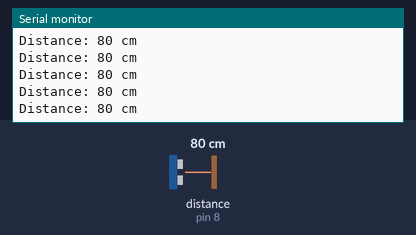
A sketch run on a simulated Arduino Uno, built with avr-gcc and run on an emulated ATmega328P. Parts: the last lines printed to the serial monitor. The test bench sets the inputs (shaded band); at power-on: distance to the obstacle (sensor on pin 8) 80 cm. The echo pulse lasts 58.3 µs per cm.

Above: at 1.2 s.
1.3 s: distance to the obstacle (sensor on pin 8) set to 2 cm
At 1.38 s:
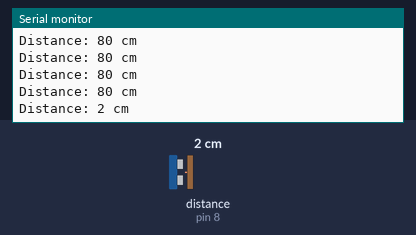
4.3 s: distance to the obstacle (sensor on pin 8) set to 4 cm
At 4.3 s:
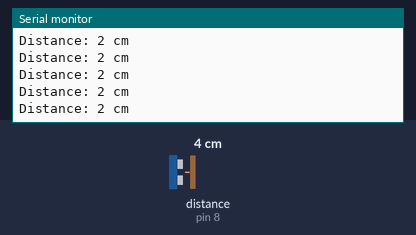
5.8 s: distance to the obstacle (sensor on pin 8) set to 299 cm
At 5.83 s:
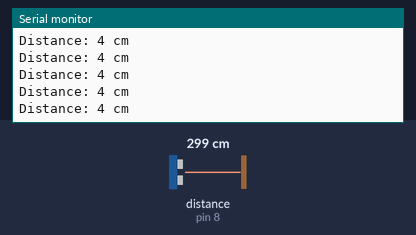
Timing chart, 0 to 8.8 s (numbered marks = the images above; inputs shaded):
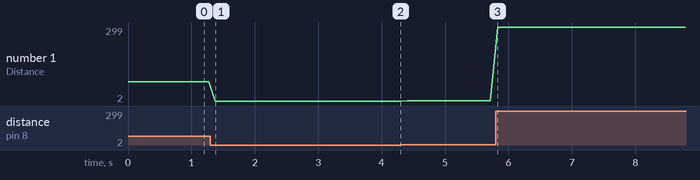

Measured:
- after the input at 1.3 s, the serial monitor: prints a new line after 0.07 s (image 1)
- plotted number 1: 80 → 2 after the input at 1.3 s, 2 → 4 after the input at 4.3 s, 4 → 299 after the input at 5.8 s

The sketch:

ultrasonic_sensorHCSR04.ino
```cpp
#include <Ultrasonic.h>

Ultrasonic ultrasonic(9, 8);  // (Trig, Echo)

void setup() {
  Serial.begin(9600);
}

void loop() {
  long distance = ultrasonic.read(); // หน่วย cm
  Serial.print("Distance: ");
  Serial.print(distance);
  Serial.println(" cm");
  delay(100);
}


// #include <NewPing.h>

// #define TRIG_PIN 9
// #define ECHO_PIN 8
// #define MAX_DISTANCE 1000  // หน่วยเป็น cm (กำหนดระยะสูงสุดที่ต้องการวัด)

// NewPing sonar(TRIG_PIN, ECHO_PIN, MAX_DISTANCE);

// void setup() {
//   Serial.begin(9600);
// }

// void loop() {
//   delay(50);  // หน่วงเล็กน้อย
//   unsigned int distance = sonar.ping_cm();
//   Serial.print("Distance: ");
//   Serial.print(distance);
//   Serial.println(" cm");
// }
```
